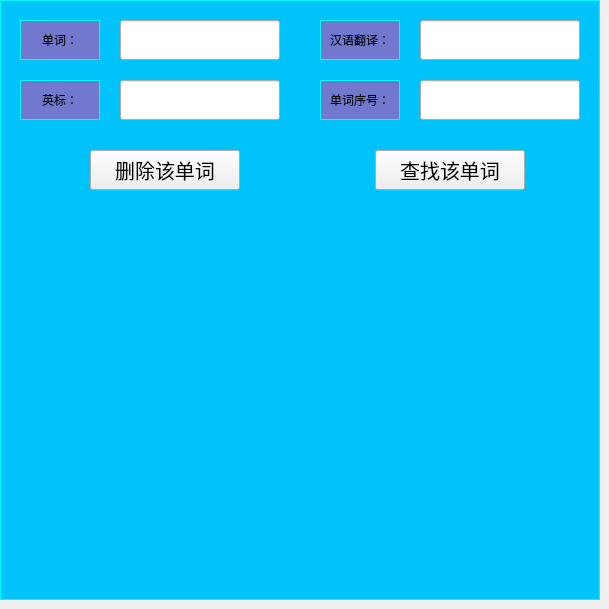
       <widget class="QWidget" name="inquire_voca_page">
        <widget class="QFrame" name="frame_4">
         <property name="geometry">
          <rect>
           <x>0</x>
           <y>0</y>
           <width>600</width>
           <height>600</height>
          </rect>
         </property>
         <property name="styleSheet">
          <string notr="true">#frame_4{
background-color:rgb(0 ,195, 250);
border-width: 1px;border-style: solid;border-color: rgb(0, 250, 250);
}</string>
         </property>
         <property name="frameShape">
          <enum>QFrame::StyledPanel</enum>
         </property>
         <property name="frameShadow">
          <enum>QFrame::Raised</enum>
         </property>
         <widget class="QLabel" name="label_16">
          <property name="geometry">
           <rect>
            <x>320</x>
            <y>80</y>
            <width>80</width>
            <height>40</height>
           </rect>
          </property>
          <property name="font">
           <font>
            <family>Arial</family>
           </font>
          </property>
          <property name="styleSheet">
           <string notr="true">background-color:rgb(113,120,205);
border-width: 1px;border-style: solid;border-color: rgb(0, 255, 255);</string>
          </property>
          <property name="text">
           <string>单词序号：</string>
          </property>
          <property name="alignment">
           <set>Qt::AlignCenter</set>
          </property>
         </widget>
         <widget class="QLabel" name="label_17">
          <property name="geometry">
           <rect>
            <x>320</x>
            <y>20</y>
            <width>80</width>
            <height>40</height>
           </rect>
          </property>
          <property name="font">
           <font>
            <family>Arial</family>
           </font>
          </property>
          <property name="styleSheet">
           <string notr="true">background-color:rgb(113,120,205);
border-width: 1px;border-style: solid;border-color: rgb(0, 255, 255);</string>
          </property>
          <property name="text">
           <string>汉语翻译：</string>
          </property>
          <property name="alignment">
           <set>Qt::AlignCenter</set>
          </property>
         </widget>
         <widget class="QLabel" name="label_18">
          <property name="geometry">
           <rect>
            <x>20</x>
            <y>80</y>
            <width>80</width>
            <height>40</height>
           </rect>
          </property>
          <property name="font">
           <font>
            <family>Arial</family>
           </font>
          </property>
          <property name="styleSheet">
           <string notr="true">background-color:rgb(113,120,205);
border-width: 1px;border-style: solid;border-color: rgb(0, 255, 255);</string>
          </property>
          <property name="text">
           <string>英标：</string>
          </property>
          <property name="alignment">
           <set>Qt::AlignCenter</set>
          </property>
         </widget>
         <widget class="QLabel" name="label_19">
          <property name="geometry">
           <rect>
            <x>20</x>
            <y>20</y>
            <width>80</width>
            <height>40</height>
           </rect>
          </property>
          <property name="font">
           <font>
            <family>Arial</family>
           </font>
          </property>
          <property name="styleSheet">
           <string notr="true">background-color:rgb(113,120,205);
border-width: 1px;border-style: solid;border-color: rgb(0, 255, 255);</string>
          </property>
          <property name="text">
           <string>单词：</string>
          </property>
          <property name="alignment">
           <set>Qt::AlignCenter</set>
          </property>
         </widget>
         <widget class="QPushButton" name="pushButton_18">
          <property name="geometry">
           <rect>
            <x>375</x>
            <y>150</y>
            <width>150</width>
            <height>40</height>
           </rect>
          </property>
          <property name="font">
           <font>
            <family>华文行楷</family>
            <pointsize>15</pointsize>
           </font>
          </property>
          <property name="text">
           <string>查找该单词</string>
          </property>
          <property name="iconSize">
           <size>
            <width>12</width>
            <height>12</height>
           </size>
          </property>
         </widget>
         <widget class="QPushButton" name="pushButton_13">
          <property name="geometry">
           <rect>
            <x>90</x>
            <y>150</y>
            <width>150</width>
            <height>40</height>
           </rect>
          </property>
          <property name="font">
           <font>
            <family>华文行楷</family>
            <pointsize>15</pointsize>
           </font>
          </property>
          <property name="text">
           <string>删除该单词</string>
          </property>
          <property name="iconSize">
           <size>
            <width>12</width>
            <height>12</height>
           </size>
          </property>
         </widget>
         <widget class="QLineEdit" name="standard_lineEdit_5">
          <property name="geometry">
           <rect>
            <x>120</x>
            <y>80</y>
            <width>160</width>
            <height>40</height>
           </rect>
          </property>
          <property name="text">
           <string/>
          </property>
         </widget>
         <widget class="QLineEdit" name="translation_lineEdit_3">
          <property name="geometry">
           <rect>
            <x>420</x>
            <y>20</y>
            <width>160</width>
            <height>40</height>
           </rect>
          </property>
         </widget>
         <widget class="QLineEdit" name="voca_lineEdit_3">
          <property name="geometry">
           <rect>
            <x>120</x>
            <y>20</y>
            <width>160</width>
            <height>40</height>
           </rect>
          </property>
         </widget>
         <widget class="QLineEdit" name="voca_num_lineEdit_3">
          <property name="geometry">
           <rect>
            <x>420</x>
            <y>80</y>
            <width>160</width>
            <height>40</height>
           </rect>
          </property>
         </widget>
        </widget>
       </widget>
